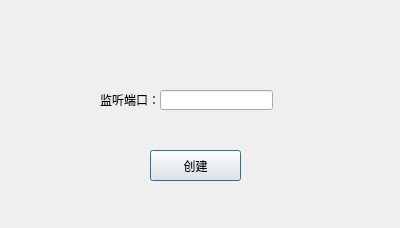
<?xml version="1.0" encoding="UTF-8"?>
<ui version="4.0">
 <class>CreateTcpServer2</class>
 <widget class="QDialog" name="CreateTcpServer2">
  <property name="geometry">
   <rect>
    <x>0</x>
    <y>0</y>
    <width>400</width>
    <height>228</height>
   </rect>
  </property>
  <property name="windowTitle">
   <string>Dialog</string>
  </property>
  <widget class="QLabel" name="label">
   <property name="geometry">
    <rect>
     <x>100</x>
     <y>90</y>
     <width>61</width>
     <height>20</height>
    </rect>
   </property>
   <property name="text">
    <string>监听端口：</string>
   </property>
  </widget>
  <widget class="QPushButton" name="pushButton_create">
   <property name="geometry">
    <rect>
     <x>150</x>
     <y>150</y>
     <width>91</width>
     <height>31</height>
    </rect>
   </property>
   <property name="text">
    <string>创建</string>
   </property>
  </widget>
  <widget class="QLineEdit" name="lineEdit_lisenPort">
   <property name="geometry">
    <rect>
     <x>160</x>
     <y>90</y>
     <width>113</width>
     <height>20</height>
    </rect>
   </property>
  </widget>
 </widget>
 <resources/>
 <connections/>
</ui>
